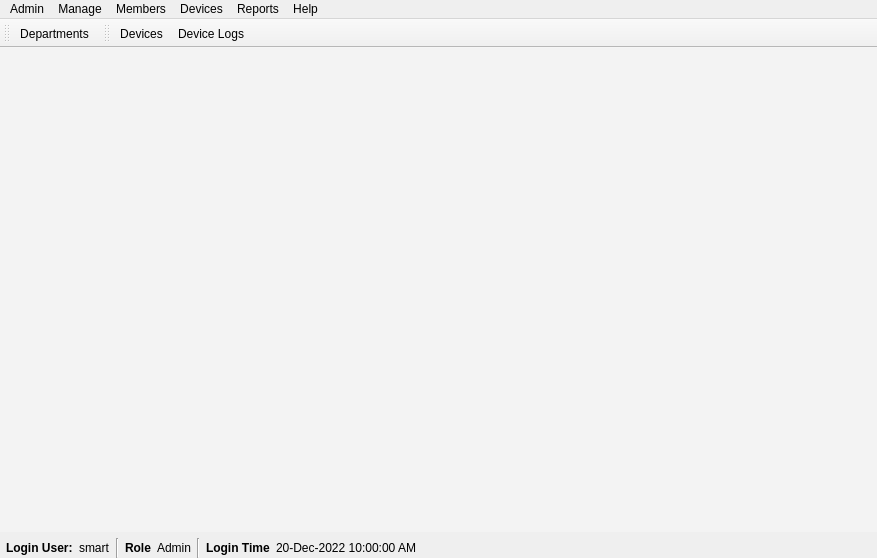
<?xml version="1.0" encoding="UTF-8"?>
<ui version="4.0">
 <class>MainWindow</class>
 <widget class="QMainWindow" name="MainWindow">
  <property name="geometry">
   <rect>
    <x>0</x>
    <y>0</y>
    <width>877</width>
    <height>558</height>
   </rect>
  </property>
  <property name="windowTitle">
   <string>Library Attendance</string>
  </property>
  <widget class="QWidget" name="centralwidget">
   <layout class="QGridLayout" name="gridLayout">
    <property name="leftMargin">
     <number>0</number>
    </property>
    <property name="topMargin">
     <number>0</number>
    </property>
    <property name="rightMargin">
     <number>0</number>
    </property>
    <property name="bottomMargin">
     <number>0</number>
    </property>
    <item row="0" column="0">
     <widget class="QMdiArea" name="mdiArea">
      <property name="background">
       <brush brushstyle="SolidPattern">
        <color alpha="255">
         <red>243</red>
         <green>243</green>
         <blue>243</blue>
        </color>
       </brush>
      </property>
     </widget>
    </item>
    <item row="2" column="0">
     <layout class="QHBoxLayout" name="statusBar">
      <property name="leftMargin">
       <number>6</number>
      </property>
      <property name="rightMargin">
       <number>6</number>
      </property>
      <item>
       <widget class="QLabel" name="label_11">
        <property name="font">
         <font>
          <weight>75</weight>
          <bold>true</bold>
         </font>
        </property>
        <property name="text">
         <string>Login User:</string>
        </property>
       </widget>
      </item>
      <item>
       <widget class="QLabel" name="label_12">
        <property name="text">
         <string>smart</string>
        </property>
       </widget>
      </item>
      <item>
       <widget class="Line" name="line">
        <property name="orientation">
         <enum>Qt::Vertical</enum>
        </property>
       </widget>
      </item>
      <item>
       <widget class="QLabel" name="label_13">
        <property name="font">
         <font>
          <weight>75</weight>
          <bold>true</bold>
         </font>
        </property>
        <property name="text">
         <string>Role</string>
        </property>
       </widget>
      </item>
      <item>
       <widget class="QLabel" name="label_14">
        <property name="text">
         <string>Admin</string>
        </property>
       </widget>
      </item>
      <item>
       <widget class="Line" name="line_2">
        <property name="orientation">
         <enum>Qt::Vertical</enum>
        </property>
       </widget>
      </item>
      <item>
       <widget class="QLabel" name="label_15">
        <property name="font">
         <font>
          <weight>75</weight>
          <bold>true</bold>
         </font>
        </property>
        <property name="text">
         <string>Login Time</string>
        </property>
       </widget>
      </item>
      <item>
       <widget class="QLabel" name="label_16">
        <property name="text">
         <string>20-Dec-2022 10:00:00 AM</string>
        </property>
       </widget>
      </item>
      <item>
       <spacer name="horizontalSpacer_7">
        <property name="orientation">
         <enum>Qt::Horizontal</enum>
        </property>
        <property name="sizeHint" stdset="0">
         <size>
          <width>40</width>
          <height>20</height>
         </size>
        </property>
       </spacer>
      </item>
     </layout>
    </item>
   </layout>
  </widget>
  <widget class="QMenuBar" name="menubar">
   <property name="geometry">
    <rect>
     <x>0</x>
     <y>0</y>
     <width>877</width>
     <height>21</height>
    </rect>
   </property>
   <widget class="QMenu" name="menuAdmin">
    <property name="title">
     <string>Admin</string>
    </property>
   </widget>
   <widget class="QMenu" name="menuManage">
    <property name="title">
     <string>Manage</string>
    </property>
    <addaction name="actionDepartments"/>
    <addaction name="actionMembers"/>
    <addaction name="actionCategories"/>
    <addaction name="actionRoles"/>
   </widget>
   <widget class="QMenu" name="menuDevices">
    <property name="title">
     <string>Members</string>
    </property>
   </widget>
   <widget class="QMenu" name="menuDevices_2">
    <property name="title">
     <string>Devices</string>
    </property>
   </widget>
   <widget class="QMenu" name="menuReports">
    <property name="title">
     <string>Reports</string>
    </property>
   </widget>
   <widget class="QMenu" name="menuHelp">
    <property name="title">
     <string>Help</string>
    </property>
   </widget>
   <addaction name="menuAdmin"/>
   <addaction name="menuManage"/>
   <addaction name="menuDevices"/>
   <addaction name="menuDevices_2"/>
   <addaction name="menuReports"/>
   <addaction name="menuHelp"/>
  </widget>
  <widget class="QToolBar" name="toolBar">
   <property name="windowTitle">
    <string>toolBar</string>
   </property>
   <property name="toolButtonStyle">
    <enum>Qt::ToolButtonTextBesideIcon</enum>
   </property>
   <attribute name="toolBarArea">
    <enum>TopToolBarArea</enum>
   </attribute>
   <attribute name="toolBarBreak">
    <bool>false</bool>
   </attribute>
   <addaction name="actionDepartment"/>
  </widget>
  <widget class="QToolBar" name="toolBar_2">
   <property name="windowTitle">
    <string>toolBar_2</string>
   </property>
   <property name="toolButtonStyle">
    <enum>Qt::ToolButtonTextBesideIcon</enum>
   </property>
   <attribute name="toolBarArea">
    <enum>TopToolBarArea</enum>
   </attribute>
   <attribute name="toolBarBreak">
    <bool>false</bool>
   </attribute>
   <addaction name="actionDevices"/>
   <addaction name="actionDeviceLogs"/>
  </widget>
  <action name="actionDepartment">
   <property name="icon">
    <iconset resource="../resources/main.qrc">
     <normaloff>:/icons/32x32/go-home.png</normaloff>:/icons/32x32/go-home.png</iconset>
   </property>
   <property name="text">
    <string>Departments</string>
   </property>
   <property name="toolTip">
    <string>Manage departments</string>
   </property>
  </action>
  <action name="actionDeviceLogs">
   <property name="icon">
    <iconset resource="../resources/main.qrc">
     <normaloff>:/icons/32x32/empty.png</normaloff>:/icons/32x32/empty.png</iconset>
   </property>
   <property name="text">
    <string>Device Logs</string>
   </property>
   <property name="toolTip">
    <string>Manage device logs</string>
   </property>
  </action>
  <action name="actionDevices">
   <property name="icon">
    <iconset resource="../resources/main.qrc">
     <normaloff>:/icons/32x32/connect_established.png</normaloff>:/icons/32x32/connect_established.png</iconset>
   </property>
   <property name="text">
    <string>Devices</string>
   </property>
   <property name="toolTip">
    <string>Manage devices</string>
   </property>
  </action>
  <action name="actionDepartments">
   <property name="text">
    <string>Departments</string>
   </property>
  </action>
  <action name="actionMembers">
   <property name="text">
    <string>Members</string>
   </property>
  </action>
  <action name="actionCategories">
   <property name="text">
    <string>Categories</string>
   </property>
  </action>
  <action name="actionRoles">
   <property name="text">
    <string>Roles</string>
   </property>
  </action>
 </widget>
 <resources>
  <include location="../resources/main.qrc"/>
 </resources>
 <connections/>
</ui>
